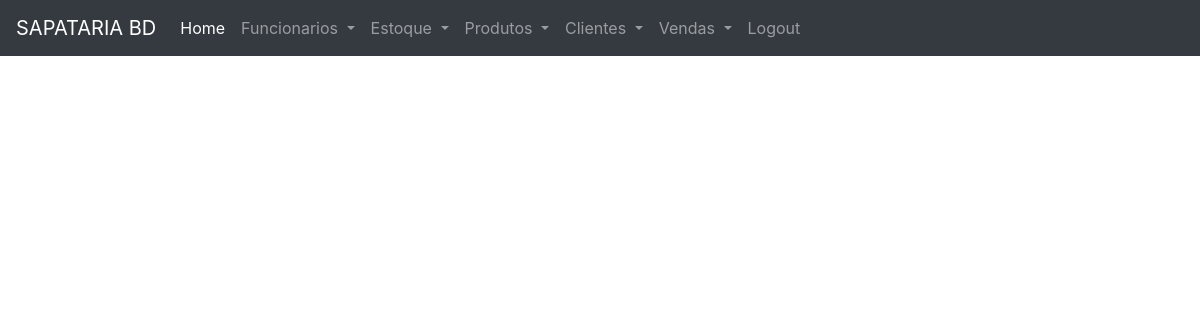
Page /venda/ on the earlier database version.
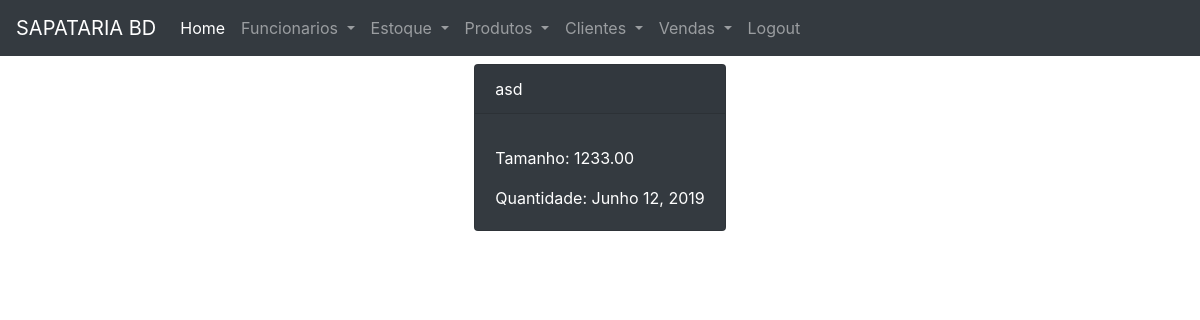
Same page on the later database version.
### venda/models.py (models this page shows)
class Venda(models.Model):
    valor = models.DecimalField(max_digits=10,decimal_places=2)
    forma_de_pagamento = models.CharField(max_length=50)
    produtos = models.ManyToManyField(Produto)
    funcionario = models.ForeignKey(Funcionario,on_delete=models.PROTECT)
    cliente = models.ForeignKey(Cliente,on_delete=models.SET_NULL, null=True)
    data = models.DateField(auto_now_add=True)

### funcionario/models.py (models this page shows, shortened)
class Funcionario (models.Model):
    pessoa = models.OneToOneField(Pessoa,on_delete=models.CASCADE)
    user = models.OneToOneField(User, on_delete=models.PROTECT)
    quantidade_vendas = models.IntegerField(default=0)
    salario = models.DecimalField(decimal_places=2, max_digits=10, blank=True, null=True)

### pessoa/models.py (models this page shows)
class Pessoa (models.Model):
    nome = models.CharField(max_length=75)
    cpf = models.IntegerField(primary_key=True,null=False,blank=False)
    rua = models.CharField(max_length=50)
    estado = models.CharField(max_length=50)
    cidade = models.CharField(max_length=50)
    cep = models.IntegerField()

### venda/views.py (the view)
# urls.py: path('', listar_vendas,name = 'url_lista_vendas'),
def listar_vendas(request):
    data = {}
    data['vendas'] = Venda.objects.all()
    return render(request,'lista_venda.html', data)

### venda/templates/lista_venda.html (shortened to what this page needs)
{% extends 'base.html' %}
    {% block content %}
        <div class="row justify-content-around">
        {%for k in vendas%}
            <div class="card text-white bg-dark mb-3" style="max-width: 18rem;">
              <div class="card-header">{{ k.funcionario.pessoa.nome }}</div>
              <div class="card-body">
                <p class="card-text">Tamanho: {{ k.valor }} </p>
                <p class="card-text">Quantidade: {{ k.data }} </p>
              </div>
            </div>
        {% endfor %}
        </div>
    {% endblock %}

Differences in the rows shown:
added Venda: funcionario.pessoa.nome "asd", valor "1233.00", data "Junho 12, 2019"
